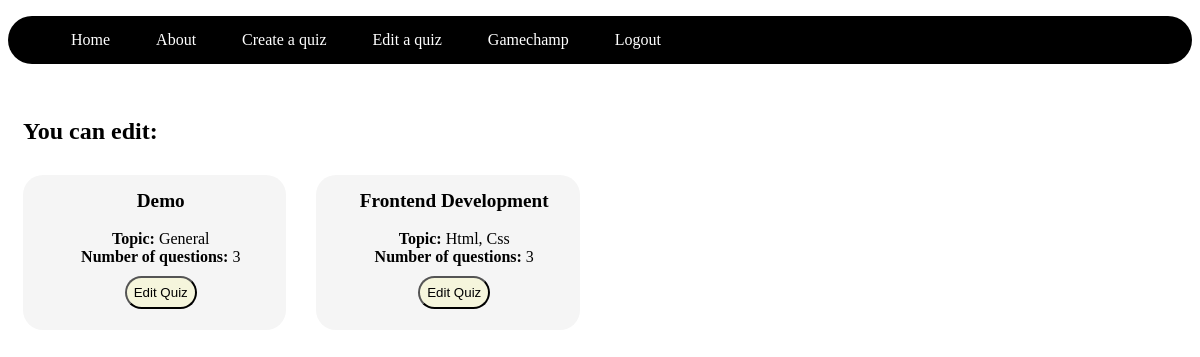
The page /edit_quiz/ (signed in) on the database its author committed.
### mcq1/models.py (models this page shows, shortened)
class Quiz(models.Model):
    quiz_name = models.CharField(max_length=50, default=None)
    no_ques = models.IntegerField()
    author = models.ForeignKey('Usr', on_delete=models.CASCADE)
    topic = models.CharField(max_length=50)

### mcq1/views.py (the view)
# urls.py: path('edit_quiz/', views.edit_quiz, name='edit_quiz'),
@login_required
def edit_quiz(request):
    user = request.user
    usr = Usr.objects.get(user=user)
    quis = usr.quiz_set.all()
    return render(request, 'mcq1/edit_quiz.html', {'quis':quis, 'usr':usr})

### mcq1/templates/mcq1/edit_quiz.html (shortened to what this page needs)
{% extends "mcq1/layout.html" %}
{% block content %}
<div class='container'>
    <br>
    {% if usr.is_teacher == True %}
    {% if quis.exists %}
    <h2>You can edit:</h2>
    <div id="quiz_list">
    {% for quiz in quis %}
    <div class='container quiz_item'>
        <li><div class="quiz_name"><b>{{ quiz.quiz_name|title }}</b></div><br>
        <strong>Topic:</strong>  {{ quiz.topic|title }}<br>
        <strong>Number of questions:</strong>  {{ quiz.no_ques }}<br>
        <button type='button' class="quiz_btn"><a href={% url 'edit_quiz_pk' pk=quiz.pk %}>Edit Quiz</a></button><br><br> </li>
    </div>
    {% endfor %}
    </div>
    {% else %}
    <h2>You do not have any quizzes to edit</h2>
    {% endif %}
    {% else %}
    <h2>You are a student...focus on taking quizzes not editing them.</h2>
    {% endif %}
</div>
{% endblock %}

### mcq1/templates/mcq1/layout.html (shortened to what this page needs)
<!doctype html>
<html>
    {% load static %}
    <head>
        <link rel="stylesheet" href="{% static "css/styles.css" %}">
    </head>
    <body>
        <header>
        <nav class="navbar">
        <ul>
            <li><a href='/'>Home</a></li>
            <li><a href='/about/'>About</a></li>
            {% if user.is_authenticated %}
            <li><a href='/create_quiz/'>Create a quiz</a></li>
            <li><a href='/edit_quiz/'>Edit a quiz</a></li>
            {% endif %}
            {% if user.is_authenticated %}
            <li><a href={% url 'profile' pk=user.pk %}>{{ user.username|title }}</a></li>
            {% else %}
            <li><a href='/register/'>Register</a></li>
            {% endif %}
            <div class="righter">
            {% if user.is_authenticated %}
            <li><a href='/logout/'>Logout</a></li>
            {% else %}
            <li><a href='/login/'>Login</a></li>
            {% endif %}
            </div>
        </ul>
        </nav>
        </header>
        <div class="content">
        {% block content %}
        {% endblock %}
        </div>
    </body>
</html>

### mcq1/static/css/styles.css (style rules this page uses)
.navbar { background-color: black; border-radius: 25px; }
.navbar ul { overflow: auto; }
.navbar li { float: left; list-style: none; margin: 15px 20px; }
.navbar li a { padding: 3px 3px; text-decoration: none; color: white; }
.content { margin-left: 15px; }
.quiz_item { background-color: whitesmoke; margin-top: 10px; margin-bottom: 20px; margin-right: 30px; padding: 3px; padding-left: 15px; padding-top: 15px; border-radius: 20px; width: 21%; text-align: center; vertical-align: middle; float: left; }
.quiz_item li { list-style: none; }
.quiz_name { font-size: larger; }
#quiz_list li { list-style: none; }
.quiz_btn { background-color: beige; margin-top: 10px; padding: 7px; border-radius: 20px; }
.quiz_btn a { text-decoration: none; color: black; }

### rows shown on the page
Quiz: quiz_name "Demo", topic "General", no_ques "3"
Quiz: quiz_name "Frontend Development", topic "Html, Css", no_ques "3"

### other values the page prints
{{ user.username|title }} "Gamechamp"
